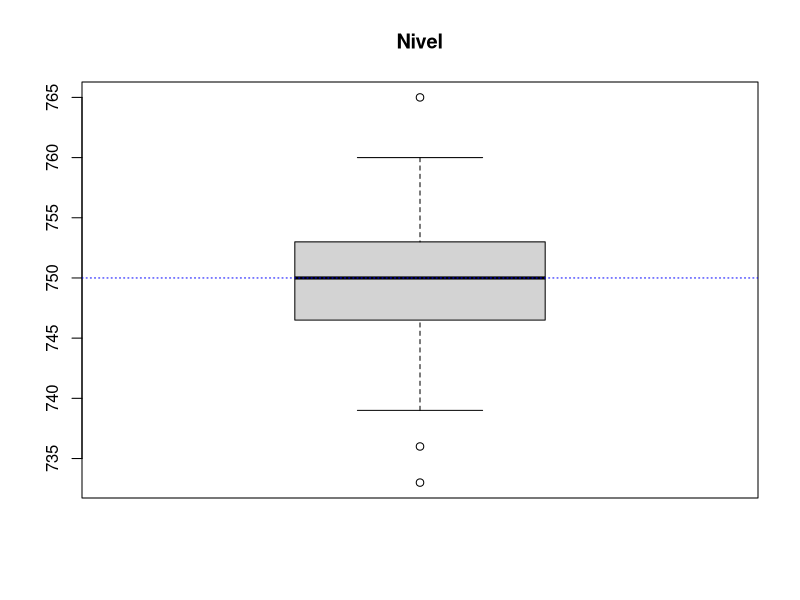
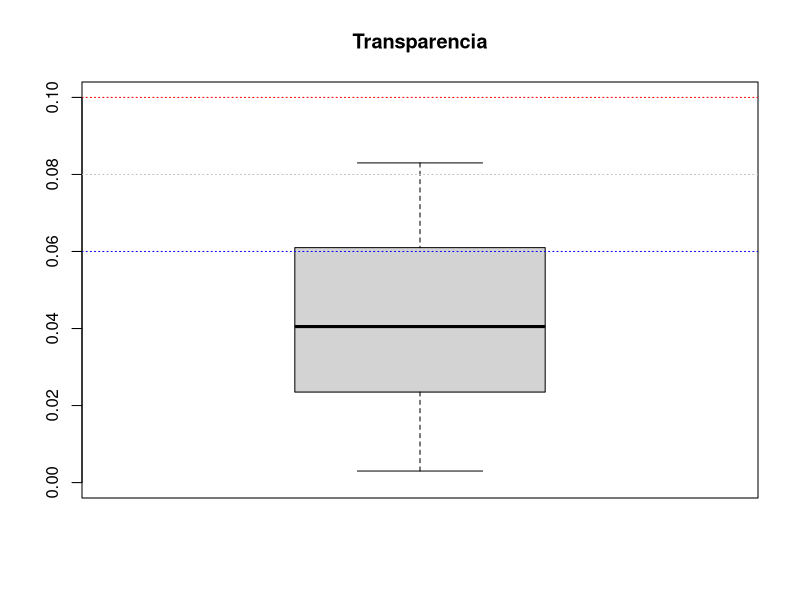
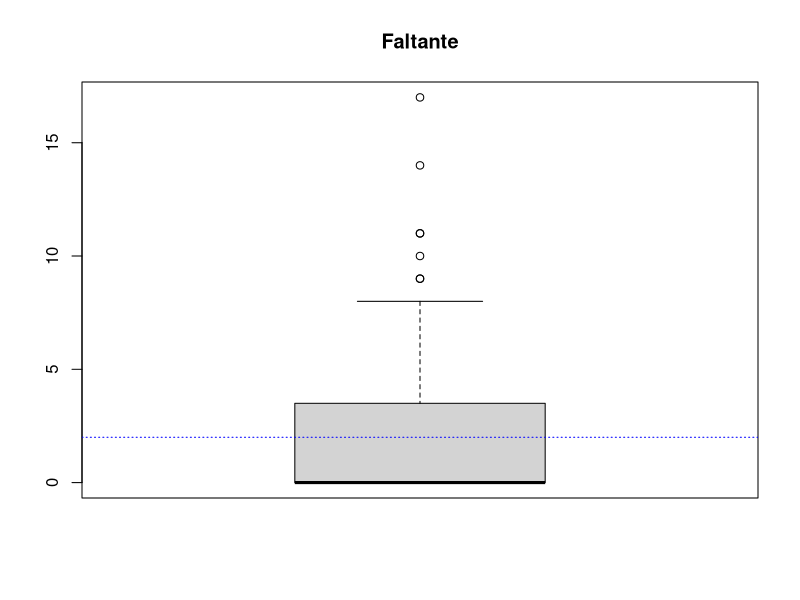
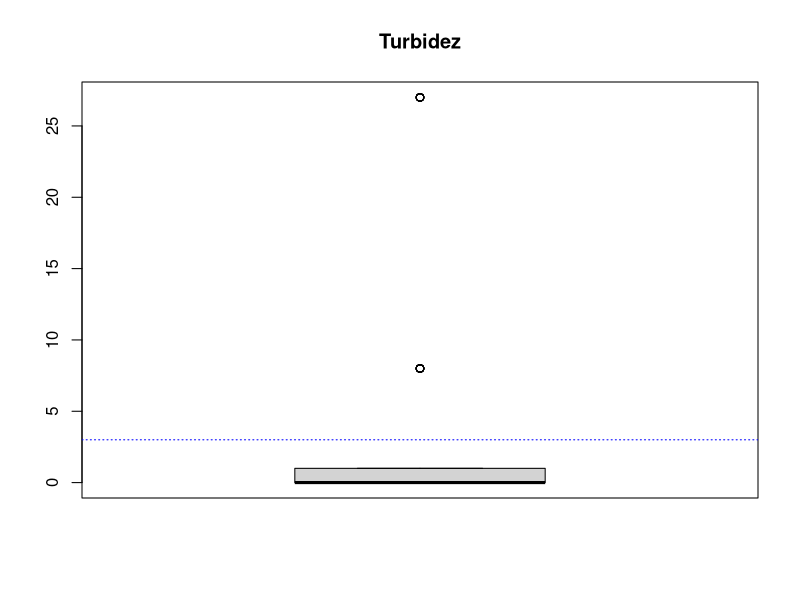
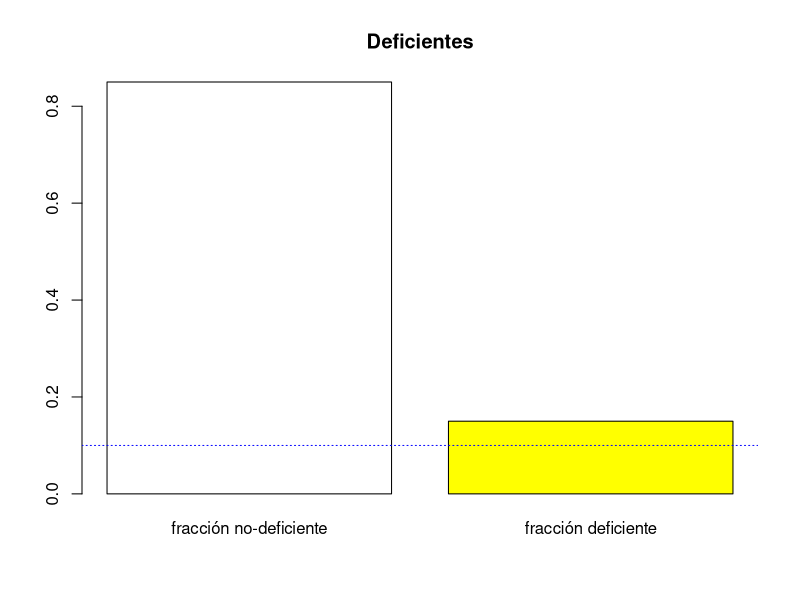
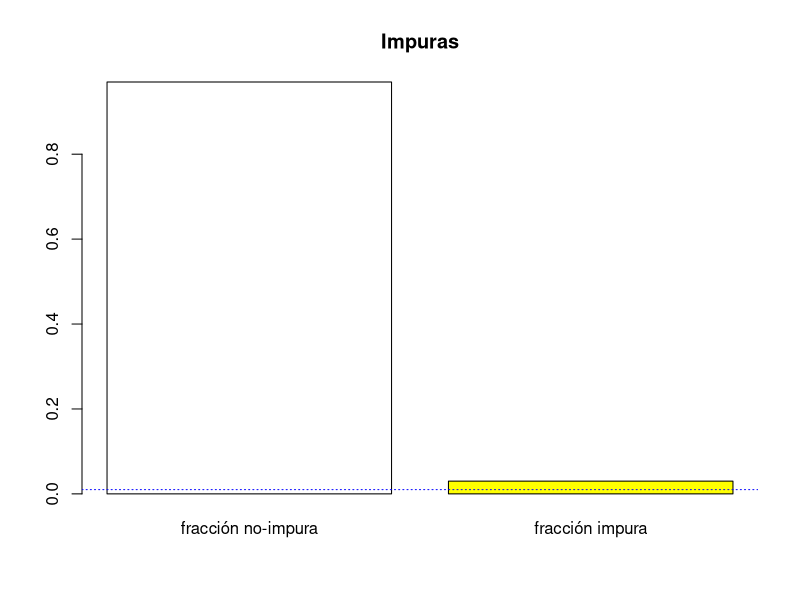
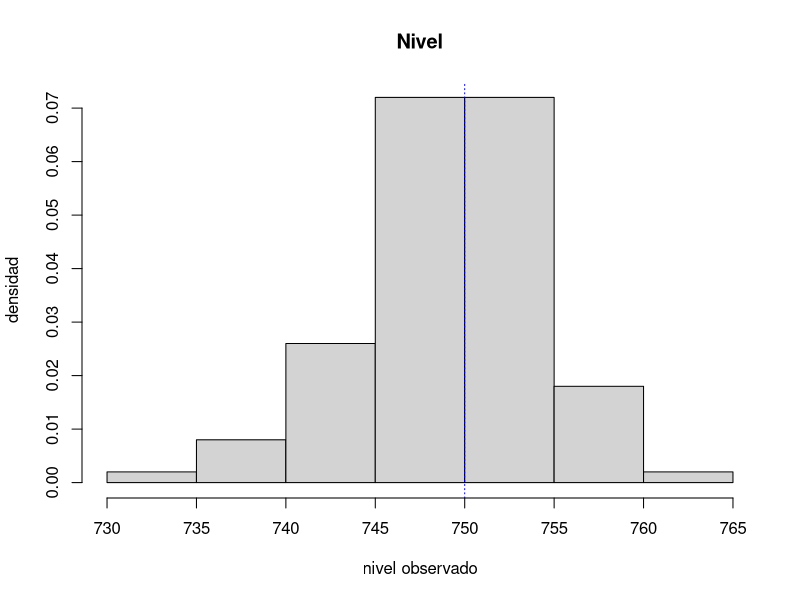
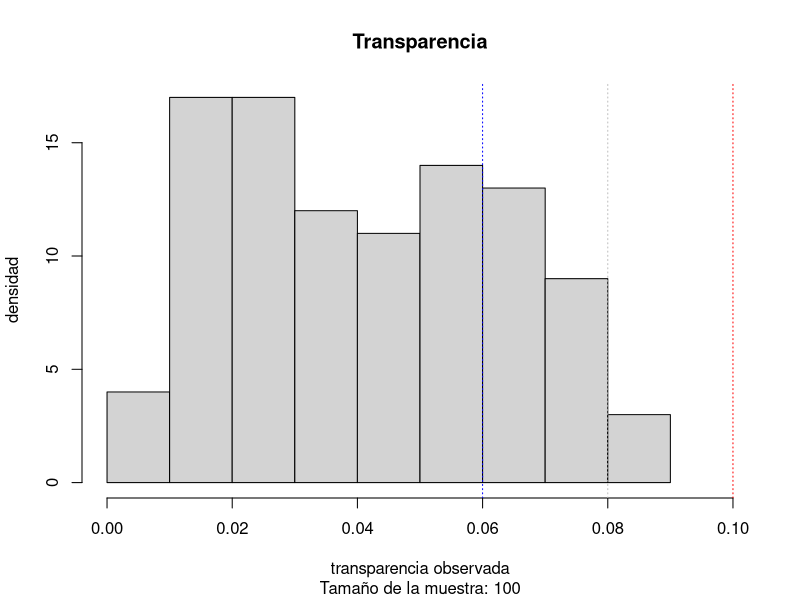

Write the R code that produced these figures, in order. (Note: this script raises an error after producing the figures.)
## ---- chunk 1
L<-read.csv(file="Lote.csv")
colnames(L)[1]<-"numero"
Bot<-read.csv(file="Muestra.csv")[,2]
## ---- chunk 2
M<-L[Bot,]
n<-nrow(M)
## ---- chunk 3
summary(M)
## ---- chunk 4
boxplot(M$nivel,main="Nivel")
abline(h=750,col="blue",lty=3)
boxplot(M$transparencia,main="Transparencia",ylim=c(0,0.1))
abline(h=c(0.06,0.08,0.1),col=c("blue","gray","red"),lty=3)
boxplot(M$faltante,main="Faltante")
abline(h=2,col="blue",lty=3)
boxplot(M$turbidez,main="Turbidez")
abline(h=3,col="blue",lty=3)
barplot(table(M$deficiente)/n,main="Deficientes",names.arg=c("fracción no-deficiente","fracción deficiente"),col=c("white","yellow"))
abline(h=0.1,col="blue",lty=3)
barplot(table(M$impura)/n,main="Impuras",names.arg=c("fracción no-impura","fracción impura"),col=c("white","yellow"))
abline(h=0.01,col="blue",lty=3)
## ---- chunk 5
hist(M$nivel,main="Nivel",prob=TRUE,ylab="densidad",xlab="nivel observado")
abline(v=750,col="blue",lty=3,sub=paste("Tamaño de la muestra:",n))
hist(M$transparencia,main="Transparencia",xlim=c(0,0.1),prob=TRUE,ylab="densidad",xlab="transparencia observada",sub=paste("Tamaño de la muestra:",n))
abline(v=c(0.06,0.08,0.1),col=c("blue","gray","red"),lty=3)
hist(M$faltante,main="Faltante",prob=TRUE,ylab="densidad",xlab="faltante observado",sub=paste("Tamaño de la muestra:",n))
abline(v=2,col="blue",lty=3)
hist(M$turbidez,main="Turbidez",prob=TRUE,ylab="densidad",xlab="turbidez observada",sub=paste("Tamaño de la muestra:",n))
abline(v=3,col="blue",lty=3)
## ---- chunk 6
a4a<-2*qt(0.01,df=100-1,lower.tail=FALSE)/sqrt(100)
a4a
round(a4a,digits=2)
## ---- chunk 7
a4b<-2*qt(0.025,df=100-1,lower.tail=FALSE)/sqrt(100)
a4b
round(a4b,digits=2)
## ---- chunk 8
a4c<-2*qnorm(0.01,lower.tail=FALSE)/sqrt(100)
a4c
round(a4c,digits=2)
## ---- chunk 9
a4d<-2*qnorm(0.025,lower.tail=FALSE)/sqrt(100)
a4d
round(a4d,digits=2)
## ---- chunk 10
M<-L[Bot,]
n<-nrow(M)
## ---- chunk 11
MostrarICmedia<-function(X,conf){
  n<-length(X)
  t<-qt((1-conf)/2,df=n-1,lower.tail=FALSE)
  izq<-mean(X)-t*sd(X)/sqrt(n)
  der<-mean(X)+t*sd(X)/sqrt(n)
  cat("(",round(izq,digits=2),",",round(der,digits=2),")\n")
  invisible(c(izq,der))
}
## ---- chunk 12
MostrarICproporcion<-function(X,conf){
  n<-length(X)
  z<-qnorm((1-conf)/2,lower.tail=FALSE)
  pbar<-mean(X)
  izq<-pbar-z*sqrt(pbar*(1-pbar)/n)
  der<-pbar+z*sqrt(pbar*(1-pbar)/n)
  cat("(",round(izq,digits=2),",",round(der,digits=2),")\n")
  invisible(c(izq,der))
}
## ---- chunk 13
MostrarICmedia(M$nivel,0.98)
z <- qnorm(0.02/2, lower.tail = FALSE)
mean(M$nivel)-z*sd(M$nivel)/sqrt(n)
mean(M$nivel)+z*sd(M$nivel)/sqrt(n)

## ---- chunk 14
intervalo_desconocido()
## ---- chunk 15
intervalo_desconocido(media=mean(M$nivel),s=sd(M$nivel),n=100, confianza = 0.98)
## ---- chunk 16
MostrarICmedia(M$transparencia,0.98)
## ---- chunk 17
MostrarICmedia(M$faltante,0.95)
## ---- chunk 18
MostrarICmedia(M$turbidez,0.95)
## ---- chunk 19
mean(L$turbidez)
median(L$turbidez)
## ---- chunk 20
MostrarICproporcion(M$deficiente,0.98)
## ---- chunk 21
MostrarICproporcion(M$impura,0.98)
## ---- chunk 22
(mean(M$nivel)-750)/(sd(M$nivel)/sqrt(100))
## ---- chunk 23
t.test(M$nivel,mu=750,alternative="less",conf.level=0.98)
## ---- chunk 24
t.test(M$transparencia,mu=0.06,alternative="greater",conf.level=0.98)
## ---- chunk 25
(mean(M$transparencia)-0.06)/(sd(M$transparencia)/sqrt(100))
pt((mean(M$transparencia)-0.06)/(sd(M$transparencia)/sqrt(100))
,df=99,lower.tail = FALSE)
## ---- chunk 26
t.test(M$faltante,mu=2,alternative="greater",conf.level=0.95)
## ---- chunk 27
t.test(M$turbidez,mu=3,alternative = "greater",conf.level=0.95)
pnorm((mean(M$turbidez)-3)/(sd(M$turbidez)/10),lower.tail=FALSE)
pt((mean(M$turbidez)-3)/(sd(M$turbidez)/10),lower.tail=FALSE, df=29)

## ---- chunk 28
prop.test(sum(M$deficiente),n,p=0.1,alternative="greater",conf.level=0.95,correct=FALSE)
sqrt(2.7778)
## ---- chunk 29

## ---- chunk 30
prop.test(sum(M$impura),n,p=0.01,alternative="greater",conf.level=0.95,correct=FALSE)
